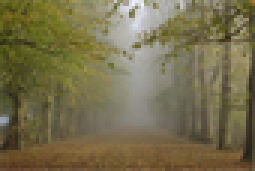
#> input picture image/data/trees.png, 85 x 57 px, shrunk from 446 x 300 before the run, found by its file name (shown 3 times larger)
$ python ImageProcessing.py
#> lines starting #> are read from the running program, lines starting #| are printed output that depends on the picture
import cv2 as cv
import numpy as np
import math
import scipy.sparse
import scipy.sparse.linalg
from numpy.lib.stride_tricks import as_strided
import matplotlib.pyplot as plt

# 计算环境光的强度
def get_atmo(img, dark_img, percent=0.001):
    [h, w] = img.shape[:2]
    img_size = h*w
    num_pixel = (int)(math.floor(img_size*percent))
    dark_vec = dark_img.reshape(img_size, 1).squeeze()
    img_vec = img.reshape(img_size, 3)
    # 排序得到的下标
    indices = np.argsort(dark_vec)
    # 最大的坐标
    indices = indices[img_size-num_pixel:]

    max_pixel = np.zeros([1, 3])
    for i in range(1, num_pixel):
        if img_vec[indices[i]].sum() > max_pixel.sum():
            max_pixel = img_vec[indices[i]]
    return max_pixel

# [13 lines of commented-out code are left out]


def get_trans(img, A, w=0.95):
    x = img / A
    t = 1 - w * dark_channel(x, 15)
    return t


def dark_channel(img, size=15):
    r, g, b = cv.split(img)
    min_img = cv.min(r, cv.min(g, b))
    radius = (int)((size - 1) / 2)
    h, w = min_img.shape[:2]
    dc_img = np.zeros((h, w))
    # 处理边界
    temp_img = np.ones((h+radius*2, w+radius*2), dtype='float64')
    for i in range(radius, h+radius):
        for j in range(radius, w+radius):
            temp_img[i][j] = min_img[i-radius][j-radius]
    # 求每个窗口内的最小值
    for i in range(radius, h+radius):
        for j in range(radius, w+radius):
            dc_img[i-radius][j-radius] = np.min(temp_img[i-radius:i+radius, j-radius:j+radius])
    return dc_img


def dehaze(img, t, A, tx=0.1):
    out = np.zeros(img.shape, img.dtype)
    t = cv.max(t, tx)
    for i in range(0, 3):
        out[:, :, i] = (img[:, :, i] - A[i]) / t + A[i]
    return out

def _rolling_block(A, block=(3, 3)):
    """Applies sliding window to given matrix."""
    # 没有padding
    shape = (A.shape[0] - block[0] + 1, A.shape[1] - block[1] + 1) + block
    # A.stride[0] ： 相差行的字节， A.strides[1]：相距列的距离
    strides = (A.strides[0], A.strides[1]) + A.strides
    return as_strided(A, shape=shape, strides=strides)
    # 将矩阵分块


def SoftMatting(img, t, eps=10 ** (-7), win_rad=1, lamda=0.0001):
    # 窗口面积
    win_size = (win_rad * 2 + 1) ** 2
    h, w, d = img.shape
    print(img.shape)
    # 窗口边长
    win_diam = win_rad * 2 + 1
    # 每个小窗口的编号
    indsM = np.arange(h * w).reshape((h, w))
    ravelImg = img.reshape(h * w, d)
    win_inds = _rolling_block(indsM, block=(win_diam, win_diam))  # get the convoluted elements index
    win_inds = win_inds.reshape(-1, win_size)
    # 输出 win_inds: 总像素个数 x win_size

    # winI: 总像素个数 x win_size x 3
    winI = ravelImg[win_inds]

    # 计算每个窗口内的均值， 输出总像素个数 x 1 x 3
    win_mu = np.mean(winI, axis=1, keepdims=True)

    # 计算协方差：cov = E(XY)- E(X)E(Y) 输出 win_var: 所有像素点 x 3 x 3
    win_var = np.einsum('...ji,...jk ->...ik', winI, winI) / win_size - np.einsum('...ji,...jk ->...ik', win_mu, win_mu)
    inv = np.linalg.inv(win_var + (eps / win_size) * np.eye(3))

    X = np.einsum('...ij,...jk->...ik', winI - win_mu, inv)
    # ...ij,...kj->...ik 相当于乘 winI - win_mu的转置
    # vals : 所有像素点 x win_size x win_size
    vals = np.eye(win_size) - (1.0 / win_size) * (1 + np.einsum('...ij,...kj->...ik', X, winI - win_mu))

    # 按照win_inds索引将数据转换为矩阵
    # tile: 复制拼接矩阵， ravel: 展开矩阵为一行，
    print("win_id", win_inds.shape)
    nz_indsCol = np.tile(win_inds, win_size).ravel()
    print("nz_inds", nz_indsCol.shape)
    # repeat: 对矩阵中的元素进行连续重复复制，
    nz_indsRow = np.repeat(win_inds, win_size).ravel()
    print("row", nz_indsRow.shape)
    nz_indsVal = vals.ravel()
    L = scipy.sparse.coo_matrix((nz_indsVal, (nz_indsRow, nz_indsCol)), shape=(h * w, h * w))

    m, n = t.shape
    lamda = np.ones([m, n]) * lamda
    confidence = scipy.sparse.diags(lamda.ravel())
    b = lamda.ravel() * t.ravel()
    result = scipy.sparse.linalg.spsolve(L+confidence, b)
    result = np.minimum(np.maximum(result.reshape(m, n), 0), 1)
    return result


if __name__ == "__main__":
    path = "D:/Project/pycharm/ImageProcessing/trees.png"
    output = "D:/Project/pycharm/ImageProcessing/output/softmatting.jpg"

    img = cv.imread(path)
#> img is the input picture: shape (57, 85, 3); mean B, G, R 77, 110.4, 118.6
    img = img.astype('float64') / 255
    dark_img = dark_channel(img)
#> after the loop in dark_channel, `for i in range(radius, h+radius):`:
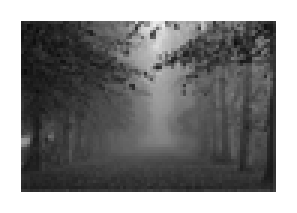
#> temp_img: shape (71, 99) float64 (shown 3 times larger); min 0.0392, max 1, mean 0.519
#> after the loop in dark_channel, `for i in range(radius, h+radius):`:
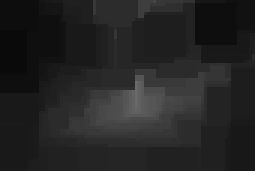
#> dc_img: shape (57, 85) float64 (shown 3 times larger); min 0.0392, max 0.412, mean 0.139
    A = get_atmo(img, dark_img)
#> in get_atmo, `dark_vec = dark_img.reshape(img_size, 1).squeeze()`: dark_vec = 4845 values, max 0.412 at index 2340, min 0.0392 at index 850, mean 0.139
#> in get_atmo, `indices = np.argsort(dark_vec)`: indices = 4845 values, max 4844 at index 1049, min 0 at index 150, mean 2422
#> in get_atmo, `indices = indices[img_size-num_pixel:]`: indices = [2340, 2765, 2425, 2850]
#> the loop in get_atmo, `for i in range(1, num_pixel):` made 3 passes
#> max_pixel on passes 1 to 2: [0.569, 0.588, 0.596], [0.596, 0.62, 0.616]
#> A = [0.596, 0.62, 0.616]
    t = get_trans(img, A)
#> call 2 of dark_channel, with size = 15
#> after the loop in dark_channel (call 2), `for i in range(radius, h+radius):`:
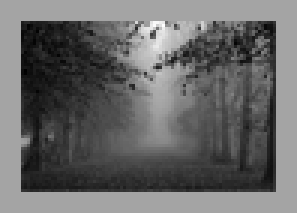
#> temp_img: shape (71, 99) float64 (shown 3 times larger); min 0.0658, max 1.52, mean 0.659; drawn with min black and max white
#> after the loop in dark_channel (call 2), `for i in range(radius, h+radius):`:
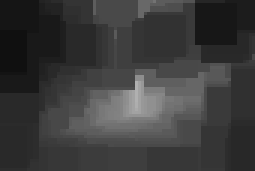
#> dc_img: shape (57, 85) float64 (shown 3 times larger); min 0.0658, max 0.691, mean 0.233
    new_t = SoftMatting(img, t)
#| (57, 85, 3)
#> in SoftMatting, `win_inds = _rolling_block(indsM, block=(win_diam, win_diam))`:
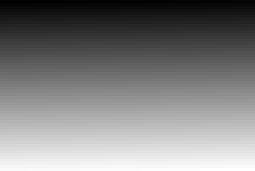
#> indsM: shape (57, 85) int64 (shown 3 times larger); min 0, max 4844, mean 2422; drawn with min black and max white
#| win_id (4565, 9)
#| nz_inds (369765,)
#| row (369765,)
#> in SoftMatting, `b = lamda.ravel() * t.ravel()`: b = 4845 values, max 9.38e-05 at index 850, min 3.44e-05 at index 2340, mean 7.78e-05
#> in SoftMatting, `result = scipy.sparse.linalg.spsolve(L+confidence, b)`: result = 4845 values, max 0.908 at index 947, min 0.566 at index 129, mean 0.778
    # 去霧
    out1 = dehaze(img, t, A, 0.1)
    out2 = dehaze(img, new_t, A, 0.1)
#> call 2 of dehaze, with A = array of shape (3,), tx = 0.1
#> after the loop in dehaze (call 2), `for i in range(0, 3):`:
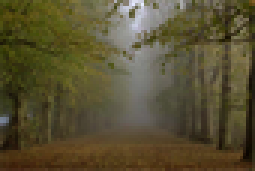
#> out: shape (57, 85, 3) float64 (shown 3 times larger); mean B, G, R 0.23, 0.387, 0.429; drawn with min black and max white
    test1 = np.hstack((dark_img, t, new_t))
    cv.imshow("t<->soft_matting", test1)
    cv.imwrite(output, test1*255)
    out = np.hstack((img, out1, out2))
#> out: shape (57, 255, 3) float64
    cv.imwrite("./output/dehaze.jpg", out*255)
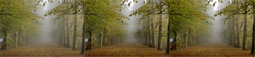
#> saved as dehaze.jpg: shape (57, 255, 3); mean B, G, R 64.4, 102.2, 112.1
    cv.waitKey()

$ run again, with image/data/city.png copied over image/data/trees.png
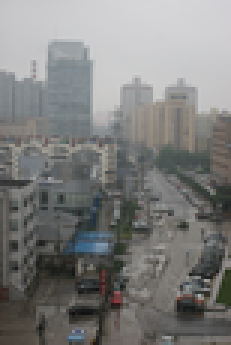
#> input picture image/data/city.png, 77 x 115 px, shrunk from 400 x 600 before the run, found by its file name (shown 3 times larger)
#> img is the input picture: shape (115, 77, 3); mean B, G, R 124.4, 125.7, 125.5
#> after the loop in dark_channel, `for i in range(radius, h+radius):`:
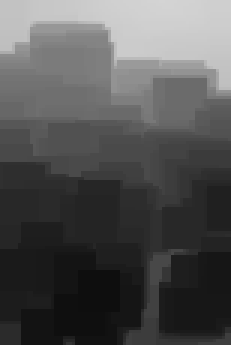
#> dc_img: shape (115, 77) float64 (shown 3 times larger); min 0.0549, max 0.831, mean 0.321
#> dark_vec = 8855 values, max 0.831 at index 53, min 0.0549 at index 6956, mean 0.321
#> in get_atmo, `indices = np.argsort(dark_vec)`: indices = 8855 values, max 8854 at index 4470, min 0 at index 7845, mean 4427
#> in get_atmo, `indices = indices[img_size-num_pixel:]`: indices = [58, 208, 209, 210, 211, 134, 54, 53]
#> the loop in get_atmo, `for i in range(1, num_pixel):` made 7 passes
#> max_pixel on passes 1, 5: [0.843, 0.835, 0.835], [0.847, 0.835, 0.839]
#> A = [0.847, 0.835, 0.839]
#| (115, 77, 3)
#| win_id (8475, 9)
#| nz_inds (686475,)
#| row (686475,)
#> in SoftMatting, `b = lamda.ravel() * t.ravel()`: b = 8855 values, max 9.38e-05 at index 6956, min 5.89e-06 at index 53, mean 6.37e-05
#> in SoftMatting, `result = scipy.sparse.linalg.spsolve(L+confidence, b)`: result = 8855 values, max 1.02 at index 8035, min 0.149 at index 127, mean 0.637
#> `out = np.hstack((img, out1, out2))`:
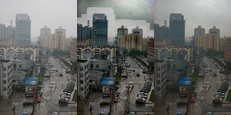
#> out: shape (115, 231, 3) float64; mean B, G, R 0.396, 0.407, 0.402

$ run again, with image/data/tiananmen.png copied over image/data/trees.png
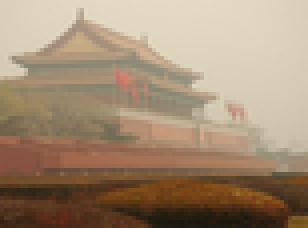
#> input picture image/data/tiananmen.png, 77 x 57 px, shrunk from 400 x 300 before the run, found by its file name (shown 4 times larger)
#> img is the input picture: shape (57, 77, 3); mean B, G, R 114.8, 140.1, 162.1
#> dark_vec = 4389 values, max 0.749 at index 39, min 0.051 at index 3824, mean 0.342
#> in get_atmo, `indices = np.argsort(dark_vec)`: indices = 4389 values, max 4388 at index 599, min 0 at index 4204, mean 2194
#> in get_atmo, `indices = indices[img_size-num_pixel:]`: indices = [50, 51, 45, 39]
#> the loop in get_atmo, `for i in range(1, num_pixel):` made 3 passes
#> max_pixel on pass 1: [0.765, 0.855, 0.898]
#> A = [0.765, 0.855, 0.898]
#> after the loop in dark_channel (call 2), `for i in range(radius, h+radius):`:
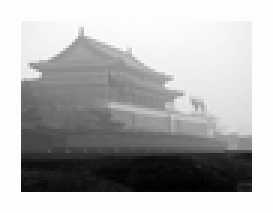
#> temp_img: shape (71, 91) float64 (shown 3 times larger); min 0.0667, max 1, mean 0.721; drawn with min black and max white
#| (57, 77, 3)
#| win_id (4125, 9)
#| nz_inds (334125,)
#| row (334125,)
#> in SoftMatting, `b = lamda.ravel() * t.ravel()`: b = 4389 values, max 9.37e-05 at index 3824, min 6.95e-06 at index 39, mean 5.76e-05
#> in SoftMatting, `result = scipy.sparse.linalg.spsolve(L+confidence, b)`: result = 4389 values, max 0.967 at index 3898, min 0.233 at index 252, mean 0.576
#> `out = np.hstack((img, out1, out2))`:
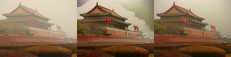
#> out: shape (57, 231, 3) float64; mean B, G, R 0.356, 0.46, 0.555

$ run again, with image/data/canon3.bmp saved as image/data/trees.png
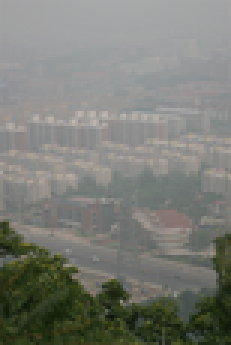
#> input picture image/data/canon3.bmp, 77 x 115 px, shrunk from 400 x 600 before the run, found by its file name (shown 3 times larger)
#> img is the input picture: shape (115, 77, 3); mean B, G, R 117.8, 124.8, 123.1
#> dark_vec = 8855 values, max 0.647 at index 35, min 0.0275 at index 7913, mean 0.372
#> in get_atmo, `indices = np.argsort(dark_vec)`: indices = 8855 values, max 8854 at index 736, min 0 at index 8498, mean 4427
#> in get_atmo, `indices = indices[img_size-num_pixel:]`: indices = [28, 26, 106, 39, 38, 37, 36, 35]
#> the loop in get_atmo, `for i in range(1, num_pixel):` made 7 passes
#> max_pixel on passes 1, 3: [0.659, 0.659, 0.651], [0.663, 0.659, 0.659]
#> A = [0.663, 0.659, 0.659]
#| (115, 77, 3)
#| win_id (8475, 9)
#| nz_inds (686475,)
#| row (686475,)
#> in SoftMatting, `b = lamda.ravel() * t.ravel()`: b = 8855 values, max 9.61e-05 at index 7913, min 6.7e-06 at index 35, mean 4.64e-05
#> in SoftMatting, `result = scipy.sparse.linalg.spsolve(L+confidence, b)`: result = 8855 values, max 1.08 at index 8122, min 0.0462 at index 2960, mean 0.464
#> `cv.imwrite("./output/dehaze.jpg", out*255)`:
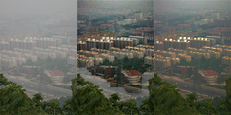
#> saved as dehaze.jpg: shape (115, 231, 3); mean B, G, R 91.1, 100.9, 98.7
